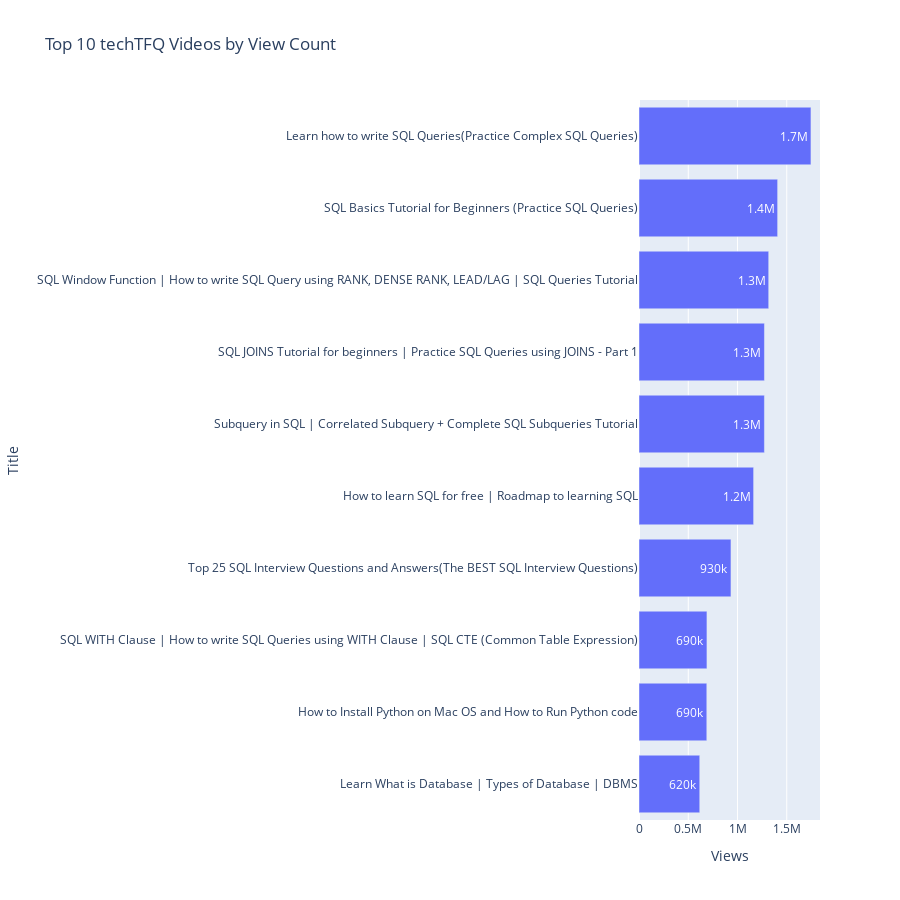

Notebook code cell kept with this figure:
### Code cell
# Visualizing the Top 10 videos of techTFQ

fig1 = px.bar(data_frame= top_10_vidoes, 
              x = "Views", 
              y ="Title", 
              orientation='h', 
              text_auto= '.2s',
              title='Top 10 techTFQ Videos by View Count',  
              height=900
              ).update_layout( yaxis={'categoryorder':'total ascending'})
fig1.show()

### Figure 1 — Plotly figure (JSON) as saved in the notebook; plotly's stock layout.template omitted (floating-point values rounded to 4 significant figures)
{"data": [{"hovertemplate": "Views=%{x}<br>Title=%{y}<extra></extra>", "legendgroup": "", "marker": {"color": "#636efa", "pattern": {"shape": ""}}, "name": "", "orientation": "h", "showlegend": false, "textposition": "auto", "texttemplate": "%{x:.2s}", "type": "bar", "x": [1745336, 1407136, 1316619, 1273216, 1272961, 1163461, 933451, 689609, 688200, 616547], "xaxis": "x", "y": ["Learn how to write SQL Queries(Practice Complex SQL Queries)", "SQL Basics Tutorial for Beginners (Practice SQL Queries)", "SQL Window Function | How to write SQL Query using RANK, DENSE RANK, LEAD/LAG | SQL Queries Tutorial", "SQL JOINS Tutorial for beginners | Practice SQL Queries using JOINS - Part 1", "Subquery in SQL | Correlated Subquery + Complete SQL Subqueries Tutorial", "How to learn SQL for free | Roadmap to learning SQL", "Top 25 SQL Interview Questions and Answers(The BEST SQL Interview Questions)", "SQL WITH Clause | How to write SQL Queries using WITH Clause | SQL CTE (Common Table Expression)", "How to Install Python on Mac OS and How to Run Python code", "Learn What is Database | Types of Database | DBMS"], "yaxis": "y"}], "layout": {"barmode": "relative", "height": 900, "legend": {"tracegroupgap": 0}, "title": {"text": "Top 10 techTFQ Videos by View Count"}, "xaxis": {"anchor": "y", "domain": [0, 1], "title": {"text": "Views"}}, "yaxis": {"anchor": "x", "categoryorder": "total ascending", "domain": [0, 1], "title": {"text": "Title"}}}}
